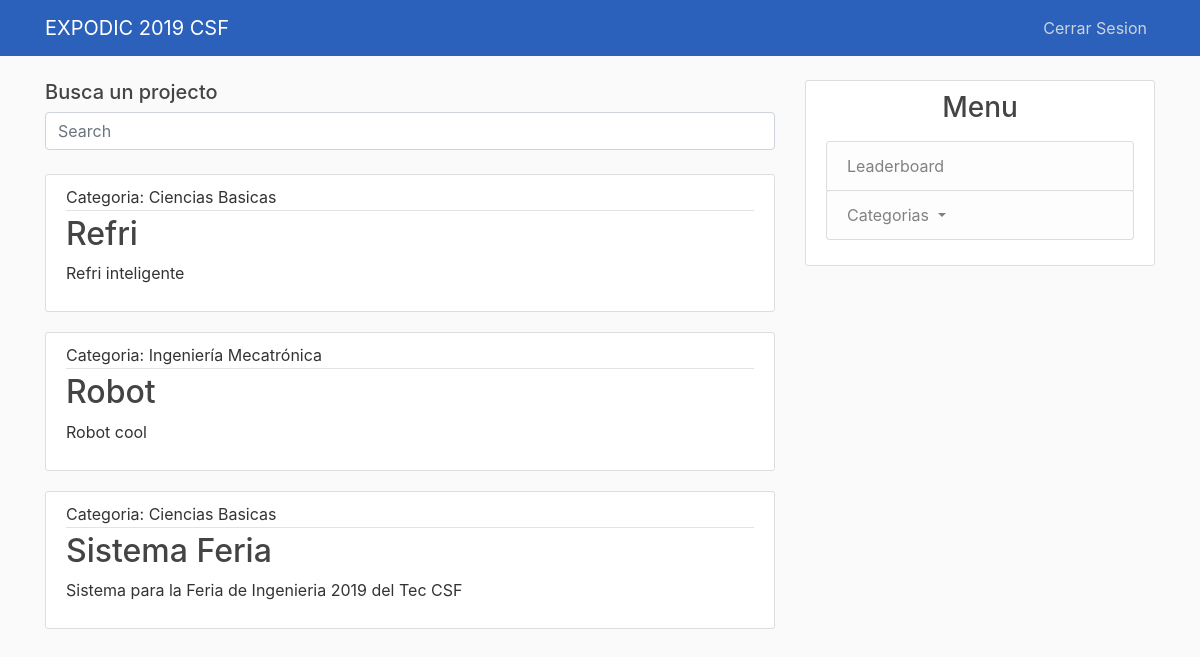
Before: / (signed in) with the older database file.
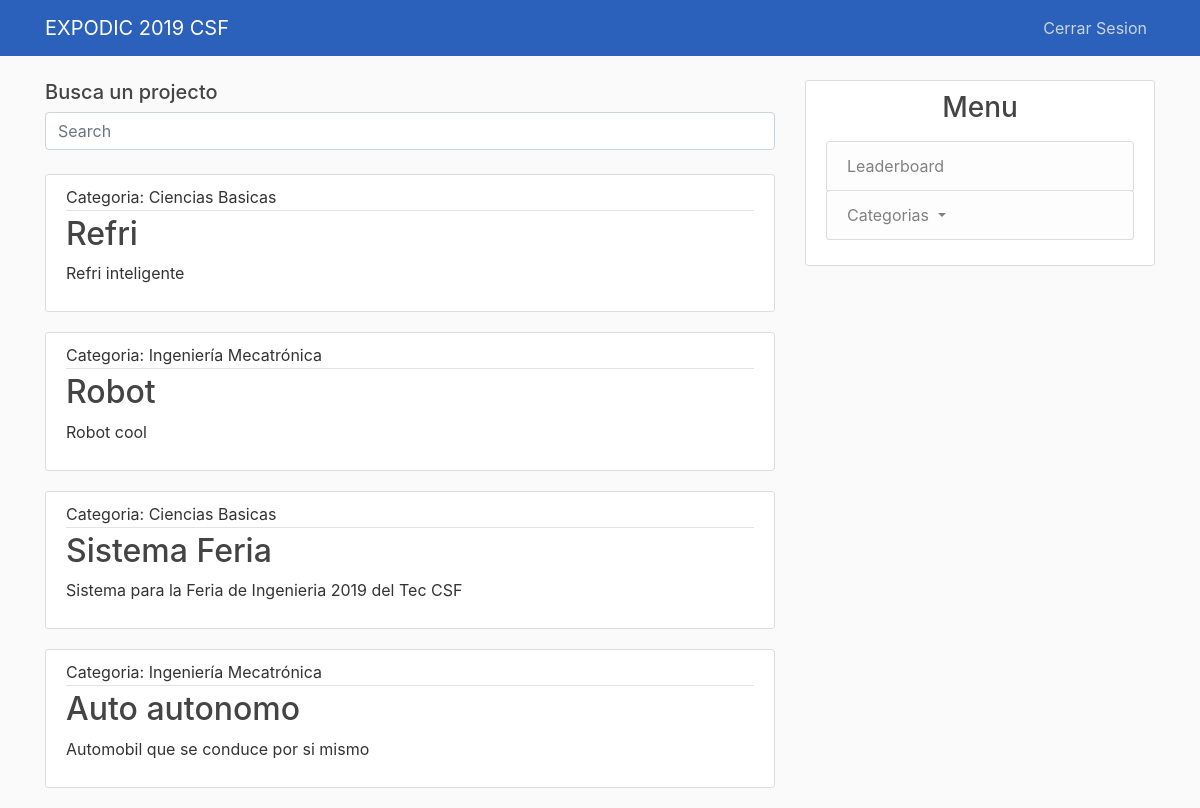
After: the same page with the newer database file.
### feria_ing/models.py (models this page shows, shortened)
class Project(models.Model):
    id = models.IntegerField(primary_key=True)
    nombre = models.CharField(max_length=140)
    descripcion = models.TextField()
    categorias = models.ForeignKey(
        Categoria,
        on_delete = models.SET_NULL,
        null = True
    )
    requierements = models.CharField(max_length=140, verbose_name= ('Requerimientos'))
    evaluaciones = models.IntegerField()

class Categoria(models.Model):
    abreviacion = models.CharField(max_length=7, primary_key=True)
    nombre = models.CharField(max_length=100)
    num_proyectos = models.IntegerField()
    def __str__(self):
        return self.nombre

### feria_ing/views.py (the view)
# urls.py: path('', views.home, name='feria_ing-home'),
@login_required
def home(request):
    list_al = Alumno.objects.all()
    prof_list = Profesor.objects.all()
    ld_user = request.user
    mat = ld_user.username.split('@')[0]
    print(mat)
    current_user = None
    for al in list_al:
            if al.matricula == mat:
                current_user = al
    if current_user:
        type = True #Es alumno
    else:
        type= False
    for prof in prof_list:
        if prof.matricula == mat:
                current_user = prof
    context = {
        'projects': Project.objects.all(),
        'user_current': current_user,
        'type': type
    }
    return render(request, 'feria_ing/home.html', context)

### feria_ing/templates/feria_ing/home.html
{% extends "feria_ing/base.html" %}
{% block content %}
<h5> Busca un projecto </h5>
  <form method="GET" action = "{% url 'feria_ing-search' %}">
      <input name = "q" class="form-control" type="text" placeholder="Search" aria-label="Search">
  </form>
  <br>
    {% for project in projects %}
        <article class="media content-section">
          <div class="media-body">
            <div class="article-metadata">
                Categoria: {{ project.categorias }}
            </div>
            <h2><a class="article-title" href="{% url 'project-detail' project.id %}">{{ project.nombre }}</a></h2>
            <p class="article-content">{{ project.descripcion }}</p>
          </div>
        </article>
    {% endfor %}
{% endblock content %}

Changed rows visible on the page:
added Project: categorias "Ingeniería Mecatrónica", nombre "Auto autonomo", descripcion "Automobil que se conduce por si mismo"
